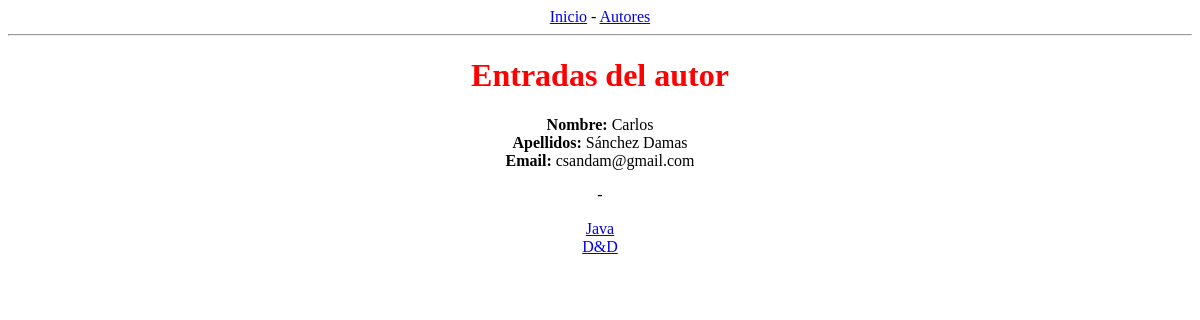
Before: /blog/autores/2/ with the older database file.
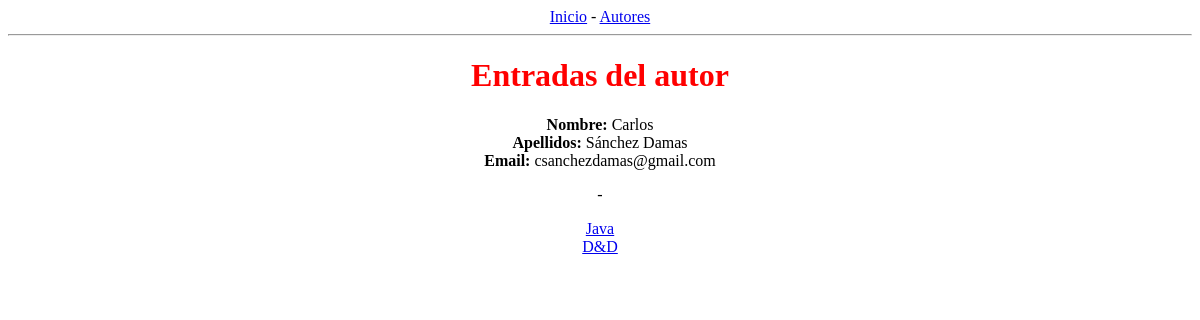
After: the same page with the newer database file.
### blog/models.py (models this page shows, shortened)
class Autor(models.Model):
    nombre = models.CharField(max_length=20)
    apellidos = models.CharField(max_length=200)
    email = models.EmailField()

### blog/views.py (the view)
# urls.py: path("autores/<int:pk>/", views.entradasAutor, name="entradasAutor"),
def entradasAutor(request, pk):
    autor = Autor.objects.get(id=pk)
    posts = Post.objects.filter(autor=pk)
    context = {"posts": posts, "autor": autor}
    return render(request, "blog/entradasAutor.html", context)

### blog/templates/blog/entradasAutor.html
{% extends 'blog/index.html' %}
{% block main %}
    <h1>Entradas del autor</h1>
    <strong>Nombre: </strong> {{autor.nombre}} <br>
    <strong>Apellidos: </strong> {{autor.apellidos}} <br>
    <strong>Email: </strong> {{autor.email}} <br>
    <p>-</p>
    {% for post in posts%}
        <a href="{% url 'detallesEntrada' pk=post.pk %}">{{ post.titulo}}</a> <br>
    {% endfor %}
{% endblock %}

Changed rows visible on the page:
changed Autor "Carlos": email "csandam@gmail.com" → "csanchezdamas@gmail.com"
